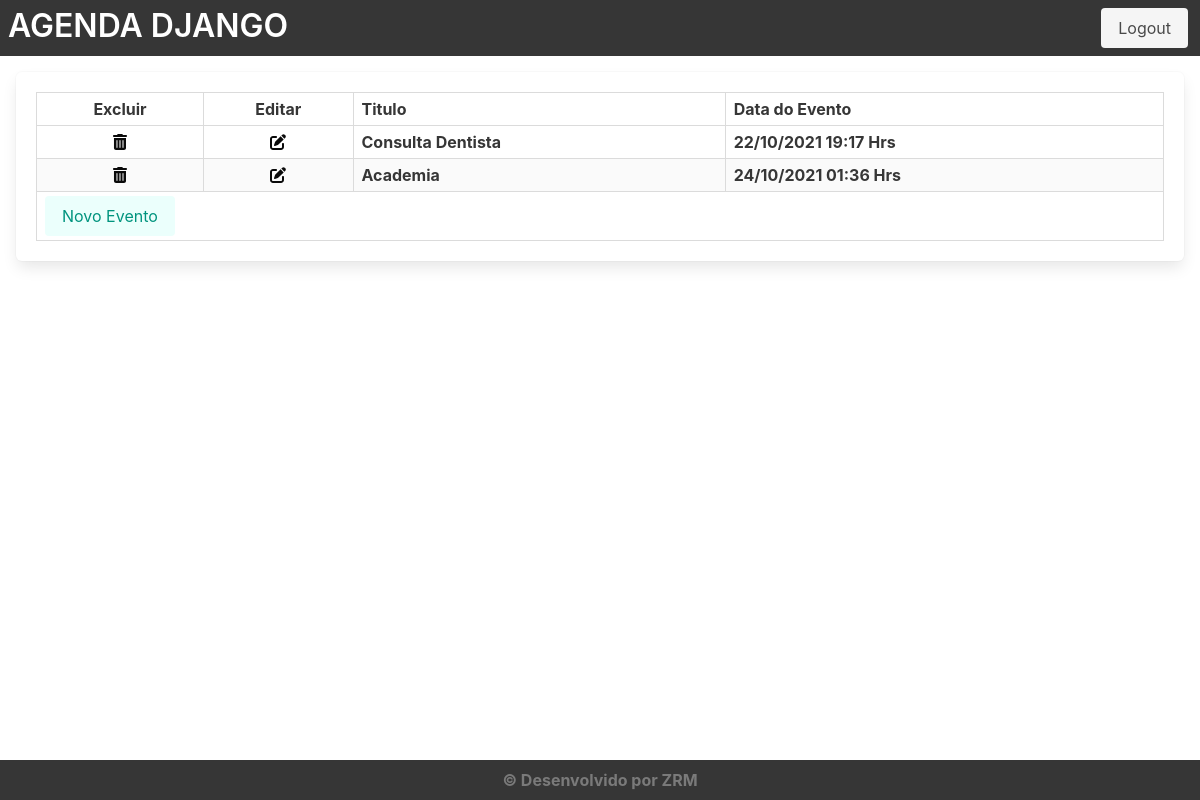
Before: /agenda/ (signed in) with the older database file.
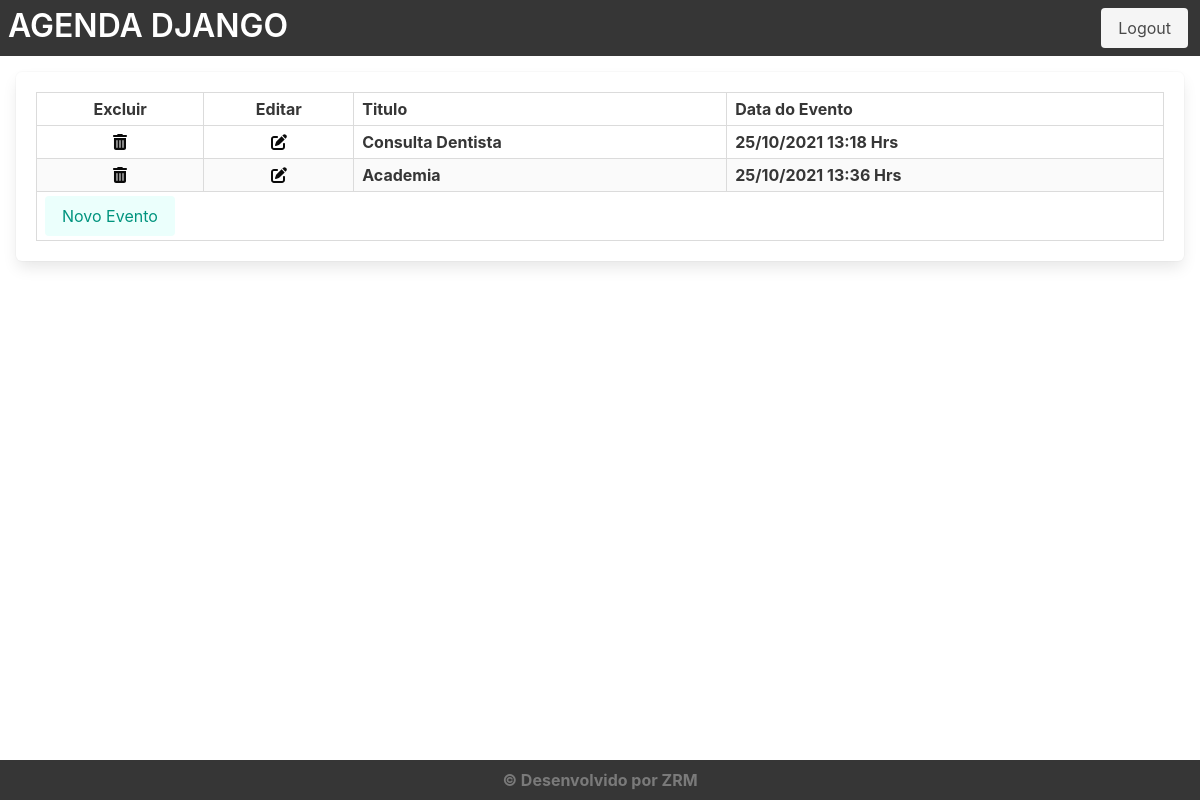
After: the same page with the newer database file.
### core/models.py (models this page shows, shortened)
class Evento(models.Model):
    titulo = models.CharField(max_length=100)
    descricao = models.TextField(blank=True, null=True)
    data_evento = models.DateTimeField(verbose_name='Data do Evento')
    data_criacao = models.DateTimeField(auto_now=True)
    local= models.TextField(blank=True, null=True)
    usuario = models.ForeignKey(User, on_delete=models.CASCADE)
    class Meta:
        db_table = 'evento'
    def get_data_event(self):
        return self.data_evento.strftime('%d/%m/%Y %H:%M Hrs')

### core/views.py (the view)
# urls.py: path('agenda/', views.listaEvento),
@login_required(login_url="/login/")
def listaEvento(request):
    usuario = request.user
    data_atual = datetime.now() - timedelta(hours=1)
    evento = Evento.objects.filter(usuario=usuario, data_evento__lt= data_atual)
    data = {'eventos':evento}
    return render(request, 'agenda.html', data)

### templates/agenda.html
    {% extends "model-page.html" %}
    {% block content %}
    <div class="box m-4">
        <table class="table is-bordered is-striped is-narrow is-hoverable is-fullwidth">
              <thead>
                <tr>
                    <th class="center-text">Excluir</th>
                    <th class="center-text">Editar</th>
                    <th>Titulo</th>
                    <th>Data do Evento</th>
                </tr>
              </thead>
              <tbody>
              {% for evento in eventos %}
              <tr>
                  <th class="center-text"><a href="evento/delete/{{ evento.id }}/"><i class="fas fa-trash-alt has-text-black"></i></a></th>
                  <th class="center-text"><a href="evento/?id={{evento.id}}"><i class="fas fa-edit has-text-black"></i></a></th>
                    <th><span>{{evento.titulo}}</span></th>
                    <th><span>{{evento.get_data_event}}</span></th>
                </tr>
              {% endfor %}
              </tbody>
              <tfoot>
                <tr>
                  <th colspan="4">
                      <div class="buttons">
                        <a href="evento/">
                            <button class="button is-primary is-light" type="button">Novo Evento</button>
                        </a>
                      </div>
                  </th>
                </tr>
              </tfoot>
        </table>
    </div>
    {% endblock %}

### templates/model-page.html (shortened to what this page needs)
<!DOCTYPE html>
<html lang="en">
<head>
    <link rel="stylesheet" href="https://cdn.jsdelivr.net/npm/bulma@0.9.3/css/bulma.min.css">
    <link rel="stylesheet" href="https://cdn.jsdelivr.net/npm/bulma@0.9.3/css/bulma-rtl.min.css">
    <link rel="stylesheet" href="https://cdnjs.cloudflare.com/ajax/libs/font-awesome/6.0.0-beta2/css/all.min.css">
    {% load static %}
    <link rel="stylesheet" href="{% static 'css/style.css' %}">
</head>
<body id="background-login">
    {% include "model-header.html" %}
    <main>
        {% block content %} {% endblock %}
    </main>
    {% include "model-footer.html" %}
</body>
</html>

### templates/model-header.html
<header>
    <nav class="navbar is-dark" role="navigation" aria-label="main navigation">
        <div class="navbar-brand p-2">
              <h1 class="title has-text-centered has-text-white">AGENDA DJANGO</h1>
        </div>
        <div id="navbarBasicExample" class="navbar-menu"></div>
         <div class="navbar-end">
              <div class="navbar-item">
                  <a class="button is-light" href="/logout">Logout</a>
              </div>
         </div>
    </nav>
</header>

### templates/model-footer.html
<footer class="footer p-2 has-background-dark">
    <div class="content has-text-centered">
      <p>
        <strong class="has-text-grey">© Desenvolvido por ZRM</strong>
      </p>
    </div>
</footer>

### static/css/style.css (style rules this page uses)
html, body { background-image: url('/static/img/fundo.jpg'); background-size: cover; min-height: 100vh; display: flex; flex-direction: column; }
.center-text { text-align: center !important; }
body > footer { margin-top: auto; }

Changed rows visible on the page:
changed Evento "Consulta Dentista": get_data_event "22/10/2021 19:17 Hrs" → "25/10/2021 13:18 Hrs"
changed Evento "Academia": get_data_event "24/10/2021 01:36 Hrs" → "25/10/2021 13:36 Hrs"
